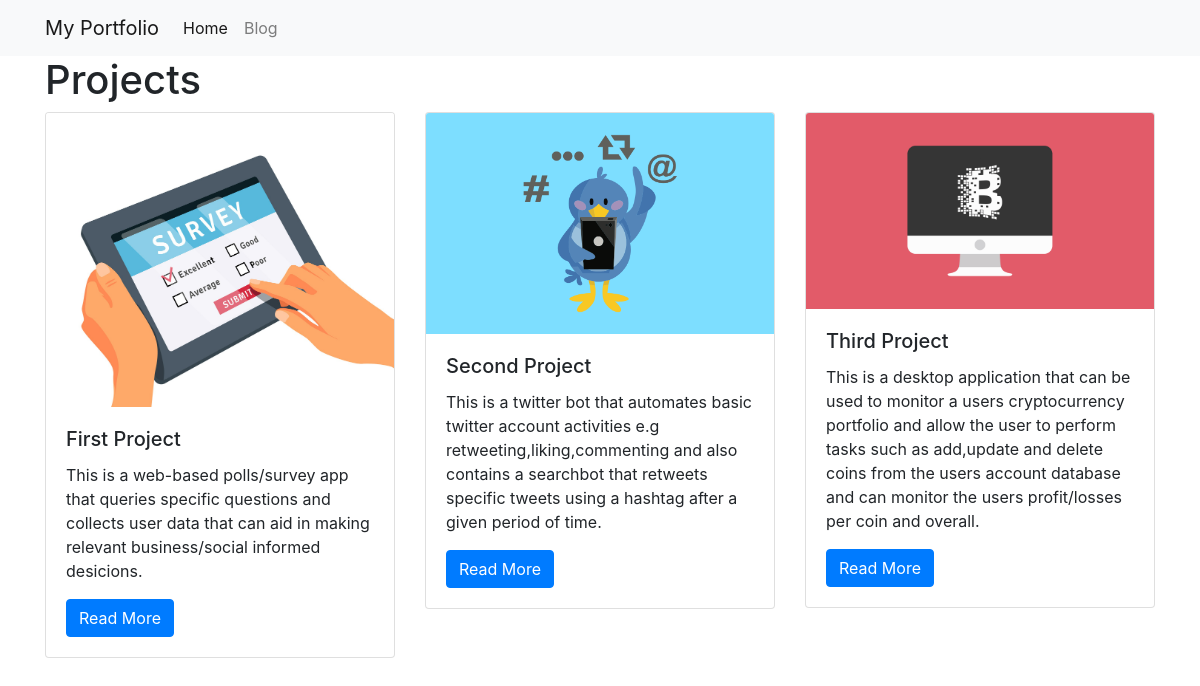
/projects/, run on the app's committed database.
### projects/models.py (models this page shows)
class Project(models.Model):
    title = models.CharField(max_length=100)
    description = models.TextField()
    technology = models.CharField(max_length=20)
    image = models.FilePathField(path="/img")

### projects/views.py (the view)
# urls.py: path("", views.project_index, name="project_index"),
def project_index(request):
    projects = Project.objects.all()
    context = {
        'projects': projects
    }
    return render(request, 'project_index.html', context)

### projects/templates/project_index.html
{% extends "base.html" %}
{% load static %}
{% block page_content %}
<h1>Projects</h1>
<div class="row">
{% for project in projects %}
    <div class="col-md-4">
        <div class="card mb-2">
            <img class="card-img-top" src="{% static project.image %}">
            <div class="card-body">
                <h5 class="card-title">{{ project.title }}</h5>
                <p class="card-text">{{ project.description }}</p>
                <a href="{% url 'project_detail' project.pk %}"
                   class="btn btn-primary">
                    Read More
                </a>
            </div>
        </div>
    </div>
    {% endfor %}
</div>
{% endblock %}

### personal_portfolio/templates/base.html (shortened to what this page needs)
<link rel="stylesheet" href="https://stackpath.bootstrapcdn.com/bootstrap/4.1.3/css/bootstrap.min.css">
<nav class="navbar navbar-expand-lg navbar-light bg-light">
    <div class="container">
        <a class="navbar-brand" href="{% url 'project_index' %}">My Portfolio</a>
        <div class="collapse navbar-collapse" id="navbarSupportedContent">
          <ul class="navbar-nav mr-auto">
            <li class="nav-item active">
              <a class="nav-link" href="{% url 'project_index' %}">Home</a>
            </li>
            <li class="nav-item">
              <a class="nav-link" href="{% url 'blog_index' %}">Blog</a>
            </li>
          </ul>
        </div>
    </div>
</nav>
<div class="container">
    {% block page_content %}{% endblock %}
</div>

### data on the page
Project: image (picture), title "First Project", description "This is a web-based polls/survey app that queries specific questions and collects user data that can aid in making relevant business/social informed desicions."
Project: image (picture), title "Second Project", description "This is a twitter bot that automates basic twitter account activities e.g retweeting,liking,commenting and also contains a searchbot that retweets specific tweets using a hashtag after a given period of time."
Project: image (picture), title "Third Project", description "This is a desktop application that can be used to monitor a users cryptocurrency portfolio and allow the user to perform tasks such as add,update and delete coins from the users account database and can monitor the users profit/losses per coin and overall."
